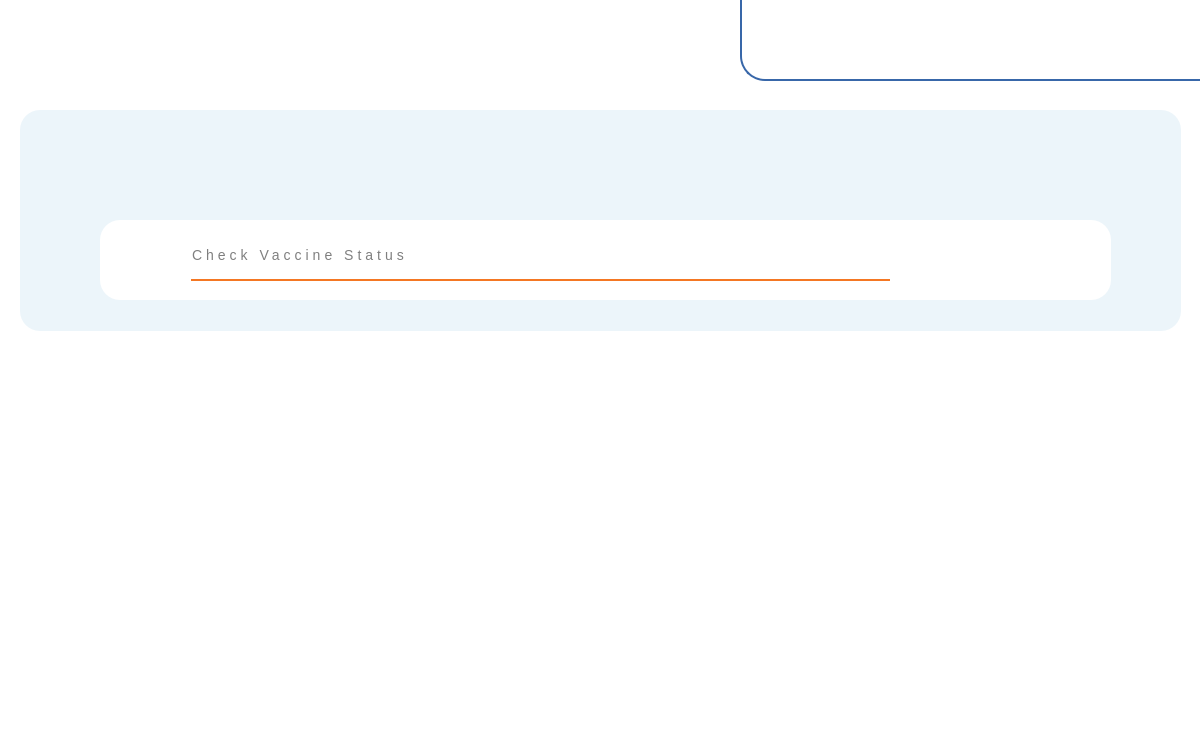
<?xml version="1.0" encoding="UTF-8"?>
<ui version="4.0">
 <class>Checkvaccinestatusscreen</class>
 <widget class="QDialog" name="Checkvaccinestatusscreen">
  <property name="geometry">
   <rect>
    <x>0</x>
    <y>0</y>
    <width>1200</width>
    <height>750</height>
   </rect>
  </property>
  <property name="windowTitle">
   <string>Co-vix</string>
  </property>
  <property name="styleSheet">
   <string notr="true">background-color: white;</string>
  </property>
  <widget class="QFrame" name="frame">
   <property name="geometry">
    <rect>
     <x>10</x>
     <y>10</y>
     <width>231</width>
     <height>91</height>
    </rect>
   </property>
   <property name="styleSheet">
    <string notr="true">background-image: url(&quot;:/Co-vix Images/Co-vix logo header.png&quot;);
 background-repeat: no-repeat;
border-style: none;</string>
   </property>
   <property name="frameShape">
    <enum>QFrame::StyledPanel</enum>
   </property>
   <property name="frameShadow">
    <enum>QFrame::Raised</enum>
   </property>
  </widget>
  <widget class="QFrame" name="frame_2">
   <property name="geometry">
    <rect>
     <x>20</x>
     <y>110</y>
     <width>1161</width>
     <height>221</height>
    </rect>
   </property>
   <property name="styleSheet">
    <string notr="true">background-color: #ecf5fa;
border-radius: 20px ;
</string>
   </property>
   <property name="frameShape">
    <enum>QFrame::StyledPanel</enum>
   </property>
   <property name="frameShadow">
    <enum>QFrame::Raised</enum>
   </property>
   <widget class="QFrame" name="frame_3">
    <property name="geometry">
     <rect>
      <x>80</x>
      <y>110</y>
      <width>1011</width>
      <height>80</height>
     </rect>
    </property>
    <property name="styleSheet">
     <string notr="true">background-color:white;</string>
    </property>
    <property name="frameShape">
     <enum>QFrame::StyledPanel</enum>
    </property>
    <property name="frameShadow">
     <enum>QFrame::Raised</enum>
    </property>
    <widget class="QLineEdit" name="lineEdit">
     <property name="geometry">
      <rect>
       <x>90</x>
       <y>10</y>
       <width>701</width>
       <height>51</height>
      </rect>
     </property>
     <property name="styleSheet">
      <string notr="true">border: none;
border-bottom: 2px solid #F47723;
border-radius: 1px ;
color: Black;
font-size: 14px;
letter-spacing: 4px;
 </string>
     </property>
     <property name="placeholderText">
      <string>Check Vaccine Status </string>
     </property>
    </widget>
    <widget class="QFrame" name="frame_5">
     <property name="geometry">
      <rect>
       <x>30</x>
       <y>20</y>
       <width>50</width>
       <height>51</height>
      </rect>
     </property>
     <property name="styleSheet">
      <string notr="true">background-image: url(&quot;:/Co-vix Images/serchicon.png&quot;);
 background-repeat: no-repeat;</string>
     </property>
     <property name="frameShape">
      <enum>QFrame::StyledPanel</enum>
     </property>
     <property name="frameShadow">
      <enum>QFrame::Raised</enum>
     </property>
    </widget>
    <widget class="QPushButton" name="checkButton">
     <property name="geometry">
      <rect>
       <x>800</x>
       <y>10</y>
       <width>161</width>
       <height>61</height>
      </rect>
     </property>
     <property name="styleSheet">
      <string notr="true">background-image: url(&quot;:/Co-vix Images/CHECK btn.png&quot;);
 background-repeat: no-repeat;
border-style: none;</string>
     </property>
     <property name="text">
      <string/>
     </property>
     <property name="flat">
      <bool>true</bool>
     </property>
    </widget>
   </widget>
   <widget class="QFrame" name="frame_4">
    <property name="geometry">
     <rect>
      <x>340</x>
      <y>20</y>
      <width>500</width>
      <height>85</height>
     </rect>
    </property>
    <property name="styleSheet">
     <string notr="true">background-image: url(&quot;:/Co-vix Images/CHECK VACCINE  STATUS LBL.png&quot;);
 background-repeat: no-repeat;
border-style: none;</string>
    </property>
    <property name="frameShape">
     <enum>QFrame::StyledPanel</enum>
    </property>
    <property name="frameShadow">
     <enum>QFrame::Raised</enum>
    </property>
   </widget>
   <widget class="QPushButton" name="backButton">
    <property name="geometry">
     <rect>
      <x>1120</x>
      <y>10</y>
      <width>30</width>
      <height>30</height>
     </rect>
    </property>
    <property name="styleSheet">
     <string notr="true">
background-image: url(&quot;:/Co-vix Images/BACK Btn.png&quot;);
border: 0px solid #555555;</string>
    </property>
    <property name="text">
     <string/>
    </property>
   </widget>
  </widget>
  <widget class="QLabel" name="nameLbl">
   <property name="geometry">
    <rect>
     <x>80</x>
     <y>380</y>
     <width>1051</width>
     <height>31</height>
    </rect>
   </property>
   <property name="font">
    <font>
     <pointsize>-1</pointsize>
     <bold>false</bold>
    </font>
   </property>
   <property name="styleSheet">
    <string notr="true">color: Black;
font-size: 16px;
letter-spacing: 4px;</string>
   </property>
   <property name="text">
    <string>01. Name : </string>
   </property>
  </widget>
  <widget class="QLabel" name="firstdosLbl">
   <property name="geometry">
    <rect>
     <x>80</x>
     <y>440</y>
     <width>1051</width>
     <height>31</height>
    </rect>
   </property>
   <property name="styleSheet">
    <string notr="true">color: Black;
font-size: 16px;
letter-spacing: 4px;</string>
   </property>
   <property name="text">
    <string>02. Date Of First Dose of Covid Vaccine And Vaccine Type : </string>
   </property>
  </widget>
  <widget class="QLabel" name="sendoseLbl">
   <property name="geometry">
    <rect>
     <x>80</x>
     <y>500</y>
     <width>1051</width>
     <height>31</height>
    </rect>
   </property>
   <property name="styleSheet">
    <string notr="true">color: Black;
font-size: 16px;
letter-spacing: 4px;</string>
   </property>
   <property name="text">
    <string>&lt;html&gt;&lt;head/&gt;&lt;body&gt;&lt;p&gt;03. Date Of Second Dose of Covid Vaccine And Vaccine Type :  &lt;/p&gt;&lt;/body&gt;&lt;/html&gt;</string>
   </property>
  </widget>
  <widget class="QLabel" name="thirddoseLbl">
   <property name="geometry">
    <rect>
     <x>80</x>
     <y>560</y>
     <width>1051</width>
     <height>31</height>
    </rect>
   </property>
   <property name="styleSheet">
    <string notr="true">color: Black;
font-size: 16px;
letter-spacing: 4px;</string>
   </property>
   <property name="text">
    <string>&lt;html&gt;&lt;head/&gt;&lt;body&gt;&lt;p&gt;04. Date Of Third Dose of Covid Vaccine And Vaccine Type :  &lt;/p&gt;&lt;/body&gt;&lt;/html&gt;</string>
   </property>
  </widget>
  <widget class="QPushButton" name="clearButton">
   <property name="geometry">
    <rect>
     <x>1040</x>
     <y>620</y>
     <width>102</width>
     <height>42</height>
    </rect>
   </property>
   <property name="styleSheet">
    <string notr="true">background-image: url(&quot;:/Co-vix Images/CHECK CLEAR btn.png&quot;);
background-repeat: no-repeat;
</string>
   </property>
   <property name="text">
    <string/>
   </property>
   <property name="flat">
    <bool>true</bool>
   </property>
  </widget>
  <widget class="QFrame" name="errframe">
   <property name="geometry">
    <rect>
     <x>60</x>
     <y>350</y>
     <width>1081</width>
     <height>361</height>
    </rect>
   </property>
   <property name="styleSheet">
    <string notr="true">background-image: url(&quot;:/Co-vix Images/Sorry art.png&quot;);
 background-repeat: no-repeat;</string>
   </property>
   <property name="frameShape">
    <enum>QFrame::StyledPanel</enum>
   </property>
   <property name="frameShadow">
    <enum>QFrame::Raised</enum>
   </property>
   <widget class="QPushButton" name="retryButton">
    <property name="geometry">
     <rect>
      <x>910</x>
      <y>250</y>
      <width>102</width>
      <height>42</height>
     </rect>
    </property>
    <property name="styleSheet">
     <string notr="true">background-image: url(&quot;:/Co-vix Images/RE-TRY btn.png&quot;);
background-repeat: no-repeat;
</string>
    </property>
    <property name="text">
     <string/>
    </property>
    <property name="flat">
     <bool>true</bool>
    </property>
   </widget>
  </widget>
  <widget class="QFrame" name="openframe">
   <property name="geometry">
    <rect>
     <x>20</x>
     <y>340</y>
     <width>1151</width>
     <height>391</height>
    </rect>
   </property>
   <property name="styleSheet">
    <string notr="true">background-image: url(&quot;:/Co-vix Images/serart.png&quot;);
 background-repeat: no-repeat;
border-style: none;</string>
   </property>
   <property name="frameShape">
    <enum>QFrame::StyledPanel</enum>
   </property>
   <property name="frameShadow">
    <enum>QFrame::Raised</enum>
   </property>
  </widget>
  <widget class="QFrame" name="frame_6">
   <property name="geometry">
    <rect>
     <x>740</x>
     <y>-30</y>
     <width>501</width>
     <height>111</height>
    </rect>
   </property>
   <property name="styleSheet">
    <string notr="true">  border: 2px solid #3867A9;
  border-radius: 25px;</string>
   </property>
   <property name="frameShape">
    <enum>QFrame::StyledPanel</enum>
   </property>
   <property name="frameShadow">
    <enum>QFrame::Raised</enum>
   </property>
   <widget class="QPushButton" name="signinBTN">
    <property name="geometry">
     <rect>
      <x>310</x>
      <y>50</y>
      <width>130</width>
      <height>40</height>
     </rect>
    </property>
    <property name="styleSheet">
     <string notr="true">background-color: white;
background-image: url(&quot;:/Co-vix Images/LOG IN BTN.png&quot;);
border: 0px solid #555555;
border-style: none;</string>
    </property>
    <property name="text">
     <string/>
    </property>
   </widget>
   <widget class="QPushButton" name="homeBTN">
    <property name="geometry">
     <rect>
      <x>30</x>
      <y>50</y>
      <width>130</width>
      <height>40</height>
     </rect>
    </property>
    <property name="styleSheet">
     <string notr="true">background-color: white;
background-image: url(&quot;:/Co-vix Images/HOME BTN.png&quot;);
border: 0px solid #555555;
border-style: none;
</string>
    </property>
    <property name="text">
     <string/>
    </property>
   </widget>
   <widget class="QPushButton" name="aboutusBTN">
    <property name="geometry">
     <rect>
      <x>160</x>
      <y>50</y>
      <width>150</width>
      <height>40</height>
     </rect>
    </property>
    <property name="styleSheet">
     <string notr="true">background-color: white;
background-image: url(&quot;:/Co-vix Images/ABOUT US  BTN.png&quot;);
border: 0px solid #555555;
border-style: none;</string>
    </property>
    <property name="text">
     <string/>
    </property>
   </widget>
  </widget>
  <zorder>frame_6</zorder>
  <zorder>frame</zorder>
  <zorder>frame_2</zorder>
  <zorder>nameLbl</zorder>
  <zorder>firstdosLbl</zorder>
  <zorder>sendoseLbl</zorder>
  <zorder>thirddoseLbl</zorder>
  <zorder>clearButton</zorder>
  <zorder>errframe</zorder>
  <zorder>openframe</zorder>
 </widget>
 <resources/>
 <connections/>
</ui>
